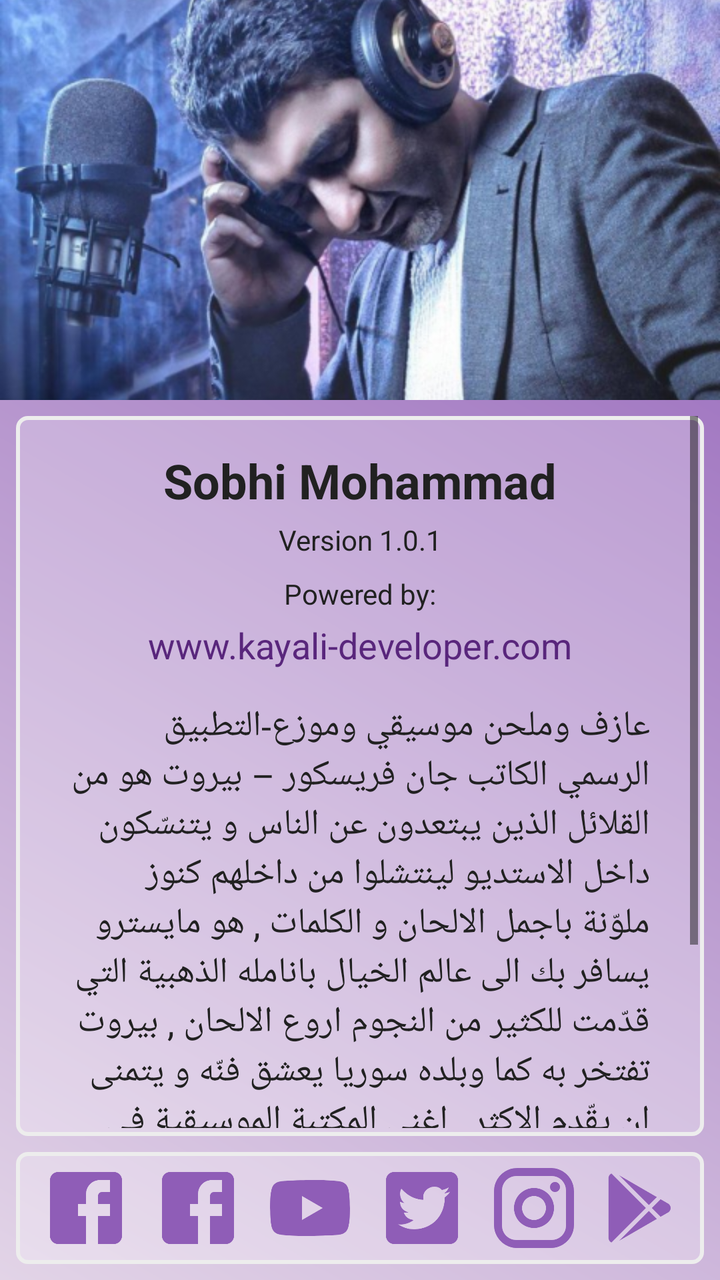
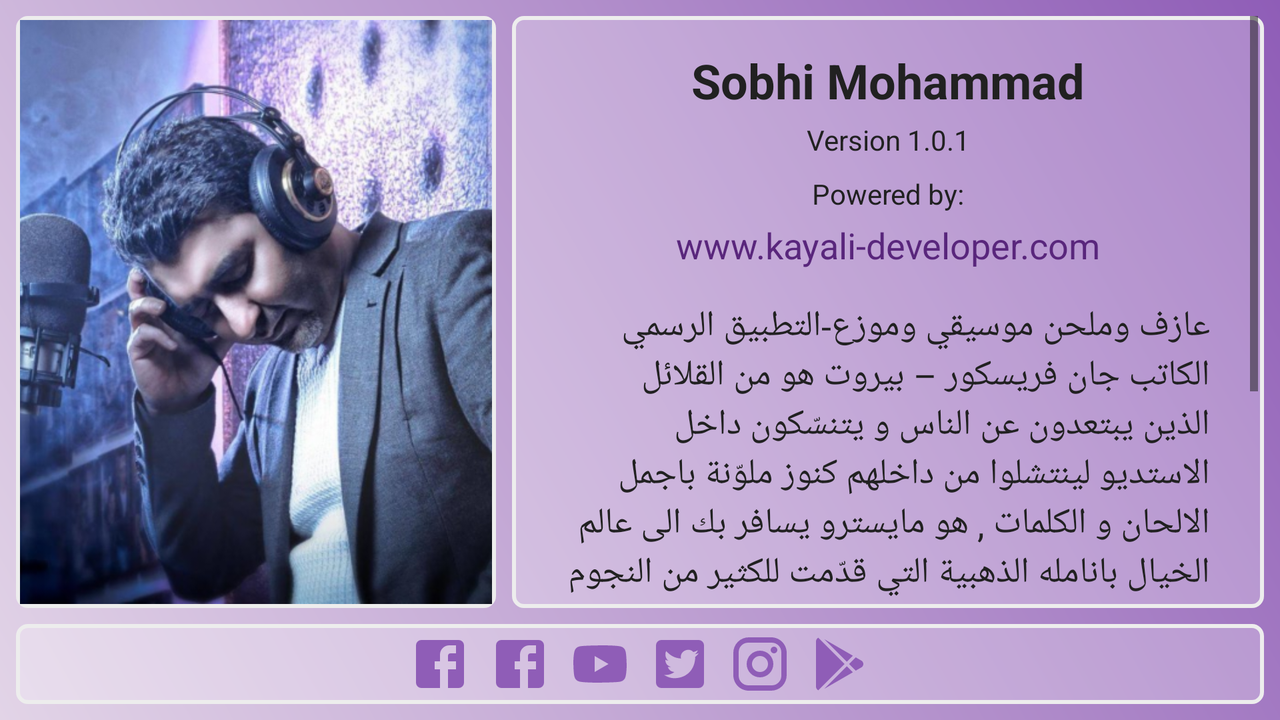

One screen, two layout resources from the same app: the default and the repository's alternative for another configuration. Each is rendered where Android would select it; the XML of both is given below.
<!-- AndroidManifest.xml: application theme AppTheme -->
<!-- res/layout/fragment_about_us.xml -->
<?xml version="1.0" encoding="utf-8"?>
<androidx.constraintlayout.widget.ConstraintLayout xmlns:android="http://schemas.android.com/apk/res/android"
    xmlns:app="http://schemas.android.com/apk/res-auto"
    android:layout_width="match_parent"
    android:layout_height="match_parent"
    android:background="@drawable/gradient"
    android:id="@+id/about_us_fragment_layout"
    android:orientation="vertical">

    <ImageView
        android:id="@+id/iv_about_us_image"
        android:layout_width="match_parent"
        android:layout_height="200dp"
        android:layout_gravity="center_horizontal"
        android:scaleType="centerCrop"
        android:src="@drawable/splash_screen_image"
        app:layout_constraintEnd_toEndOf="parent"
        app:layout_constraintStart_toStartOf="parent"
        app:layout_constraintTop_toTopOf="parent" />

    <FrameLayout
        android:paddingBottom="@dimen/mini_margin"
        android:layout_margin="@dimen/small_margin"
        android:layout_width="match_parent"
        android:layout_height="0dp"
        android:background="@drawable/field_background"
        app:layout_constraintBottom_toTopOf="@+id/icons_layout"
        app:layout_constraintEnd_toEndOf="parent"
        app:layout_constraintStart_toStartOf="parent"
        app:layout_constraintTop_toBottomOf="@+id/iv_about_us_image">

        <ScrollView
            android:id="@+id/content_layout"
            android:layout_width="match_parent"
            android:layout_height="wrap_content">

            <LinearLayout
                android:layout_width="match_parent"
                android:layout_height="wrap_content"
                android:layout_margin="@dimen/small_margin"

                android:orientation="vertical">

                <TextView
                    android:layout_width="match_parent"
                    android:layout_height="wrap_content"
                    android:paddingStart="@dimen/normal_margin"
                    android:paddingTop="@dimen/small_margin"
                    android:paddingEnd="@dimen/normal_margin"
                    android:paddingBottom="@dimen/mini_margin"
                    android:text="@string/sobhi_mohammad_translatable"
                    android:textAlignment="center"
                    android:textSize="@dimen/header_text_size"
                    android:textStyle="bold" />

                <TextView
                    android:layout_width="match_parent"
                    android:layout_height="wrap_content"
                    android:paddingStart="@dimen/normal_margin"
                    android:paddingEnd="@dimen/normal_margin"
                    android:paddingBottom="@dimen/small_margin"
                    android:text="@string/version"
                    android:textAlignment="center"
                    android:textSize="@dimen/text_size" />

                <TextView
                    android:layout_width="match_parent"
                    android:layout_height="wrap_content"
                    android:paddingStart="@dimen/normal_margin"
                    android:paddingEnd="@dimen/normal_margin"
                    android:paddingBottom="@dimen/mini_margin"
                    android:text="@string/powered_by"
                    android:textAlignment="center"
                    android:textSize="@dimen/text_size" />

                <TextView
                    android:id="@+id/tv_developer_website"
                    android:layout_width="match_parent"
                    android:layout_height="wrap_content"
                    android:paddingStart="@dimen/normal_margin"
                    android:paddingEnd="@dimen/normal_margin"
                    android:paddingBottom="@dimen/normal_margin"
                    android:text="www.kayali-developer.com"
                    android:textAlignment="center"
                    android:textColor="@color/colorPrimaryDark"
                    android:textSize="@dimen/title_text_size" />

                <TextView
                    android:layout_width="match_parent"
                    android:layout_height="wrap_content"
                    android:paddingStart="@dimen/normal_margin"
                    android:paddingEnd="@dimen/normal_margin"
                    android:paddingBottom="@dimen/normal_margin"
                    android:text="@string/about_us_text"
                    android:textSize="@dimen/title_text_size" />

            </LinearLayout>

        </ScrollView>
    </FrameLayout>

    <LinearLayout
        android:id="@+id/icons_layout"
        android:layout_width="match_parent"
        android:layout_height="wrap_content"
        android:layout_margin="@dimen/small_margin"
        android:background="@drawable/field_background"
        android:gravity="center_horizontal"
        android:orientation="horizontal"
        android:paddingTop="@dimen/mini_margin"
        android:paddingBottom="@dimen/mini_margin"
        app:layout_constraintBottom_toBottomOf="parent"
        app:layout_constraintEnd_toEndOf="parent"
        app:layout_constraintStart_toStartOf="parent">

        <ImageView
            android:id="@+id/iv_facebook"
            android:layout_width="wrap_content"
            android:layout_height="wrap_content"
            android:layout_marginStart="@dimen/small_margin"
            android:layout_marginEnd="@dimen/small_margin"
            android:src="@drawable/ic_facebook"
            android:tint="@color/colorPrimary" />

        <ImageView
            android:id="@+id/iv_facebook2"
            android:layout_width="wrap_content"
            android:layout_height="wrap_content"
            android:layout_marginEnd="@dimen/small_margin"
            android:src="@drawable/ic_facebook"
            android:tint="@color/colorPrimary" />

        <ImageView
            android:id="@+id/iv_youtube"
            android:layout_width="wrap_content"
            android:layout_height="wrap_content"
            android:layout_marginEnd="@dimen/small_margin"
            android:src="@drawable/ic_youtube"
            android:tint="@color/colorPrimary" />

        <ImageView
            android:id="@+id/iv_twitter"
            android:layout_width="wrap_content"
            android:layout_height="wrap_content"
            android:layout_marginEnd="@dimen/small_margin"
            android:src="@drawable/ic_twitter"
            android:tint="@color/colorPrimary" />

        <ImageView
            android:id="@+id/iv_instagram"
            android:layout_width="wrap_content"
            android:layout_height="wrap_content"
            android:layout_marginEnd="@dimen/small_margin"
            android:src="@drawable/ic_instagram"
            android:tint="@color/colorPrimary" />

        <ImageView
            android:id="@+id/iv_google_play"
            android:layout_width="wrap_content"
            android:layout_height="wrap_content"
            android:layout_marginEnd="@dimen/small_margin"
            android:src="@drawable/ic_google_play"
            android:tint="@color/colorPrimary" />

    </LinearLayout>
</androidx.constraintlayout.widget.ConstraintLayout>
<!-- resources referenced by this layout -->
<resources>
  <color name="colorPrimary">#8f5db7</color>
  <color name="colorPrimaryDark">#59267c</color>
  <dimen name="header_text_size">24sp</dimen>
  <dimen name="mini_margin">4dp</dimen>
  <dimen name="normal_margin">16dp</dimen>
  <dimen name="small_margin">8dp</dimen>
  <dimen name="text_size">14sp</dimen>
  <dimen name="title_text_size">18sp</dimen>
  <!-- drawable field_background (drawable) -->
  <?xml version="1.0" encoding="UTF-8"?>
  <shape xmlns:android="http://schemas.android.com/apk/res/android">
      <solid android:color="#40ffffff"/>
      <stroke android:width="2dp" android:color="#ededed" />
      <corners android:radius="5dp"/>
      <padding android:left="3dp" android:top="0dp" android:right="3dp" android:bottom="0dp" />
  </shape>
  <!-- drawable gradient (drawable) -->
  <?xml version="1.0" encoding="utf-8"?>
  <shape xmlns:android="http://schemas.android.com/apk/res/android" android:shape="rectangle" >
      <gradient
          android:type="linear"
          android:startColor="#FFe2d4e7"
          android:endColor="#FF8f5db7"
          android:angle="45"/>
  </shape>
  <!-- drawable ic_facebook (drawable) -->
  <vector xmlns:android="http://schemas.android.com/apk/res/android"
      android:height="48dp"
      android:width="48dp"
      android:viewportWidth="24"
      android:viewportHeight="24">
      <path android:fillColor="#000" android:pathData="M5,3H19A2,2 0 0,1 21,5V19A2,2 0 0,1 19,21H5A2,2 0 0,1 3,19V5A2,2 0 0,1 5,3M18,5H15.5A3.5,3.5 0 0,0 12,8.5V11H10V14H12V21H15V14H18V11H15V9A1,1 0 0,1 16,8H18V5Z" />
  </vector>
  <!-- drawable ic_google_play (drawable) -->
  <vector xmlns:android="http://schemas.android.com/apk/res/android"
      android:height="48dp"
      android:width="48dp"
      android:viewportWidth="24"
      android:viewportHeight="24">
      <path android:fillColor="#000" android:pathData="M3,20.5V3.5C3,2.91 3.34,2.39 3.84,2.15L13.69,12L3.84,21.85C3.34,21.6 3,21.09 3,20.5M16.81,15.12L6.05,21.34L14.54,12.85L16.81,15.12M20.16,10.81C20.5,11.08 20.75,11.5 20.75,12C20.75,12.5 20.53,12.9 20.18,13.18L17.89,14.5L15.39,12L17.89,9.5L20.16,10.81M6.05,2.66L16.81,8.88L14.54,11.15L6.05,2.66Z" />
  </vector>
  <string name="about_us_text">عازف وملحن موسيقي وموزع-التطبيق الرسمي
  الكاتب جان فريسكور – بيروت هو من القلائل الذين يبتعدون عن الناس و يتنسّكون داخل الاستديو لينتشلوا من داخلهم كنوز ملوّنة باجمل الالحان و الكلمات , هو مايسترو يسافر بك الى عالم الخيال بانامله الذهبية التي قدّمت للكثير من النجوم اروع الالحان , بيروت تفتخر به كما وبلده سوريا يعشق فنّه و يتمنى ان يقّدم الاكثر , اغنى المكتبة الموسيقية في الوطن العربي بألحان اصبحت خالدة لان نسبة الاستماع اليها فاقت المعقول , هو الملحن و الموزع صبحي محمد الذي كنا في ضيافته داخل الاستديو الخاص به في لبنان</string>
  <string name="powered_by">Powered by:</string>
  <string name="sobhi_mohammad_translatable">Sobhi Mohammad</string>
  <string name="version">Version 1.0.1</string>
  <style name="AppTheme" parent="Theme.AppCompat.Light.DarkActionBar">
          
          <item name="colorPrimary">@color/colorPrimary</item>
          <item name="colorPrimaryDark">@color/colorPrimaryDark</item>
          <item name="colorAccent">@color/colorAccent</item>
          <item name="android:textColor">@color/darkTextColor</item>
          <item name="android:textColorPrimary">@color/normalTextColor</item>
          <item name="android:textColorSecondary">@color/darkTextColor</item>
          <item name="android:textSize">@dimen/text_size</item>
      </style>
  <color name="colorAccent">#991180</color>
  <color name="darkTextColor">#212121</color>
  <color name="normalTextColor">#4c007f</color>
  <!-- some entries are left out for length -->
</resources>
<!-- res/layout-land/fragment_about_us.xml (the repository's variant of the layout above) -->
<!-- drawn on the phone turned sideways -->
<?xml version="1.0" encoding="utf-8"?>
<androidx.constraintlayout.widget.ConstraintLayout xmlns:android="http://schemas.android.com/apk/res/android"
    xmlns:app="http://schemas.android.com/apk/res-auto"
    android:layout_width="match_parent"
    android:layout_height="match_parent"
    android:background="@drawable/gradient"
    android:id="@+id/about_us_fragment_layout"
    android:orientation="vertical">

    <FrameLayout
        android:background="@drawable/field_background"
        android:layout_margin="@dimen/small_margin"
        android:padding="2dp"
        app:layout_constraintBottom_toTopOf="@+id/icons_layout"
        app:layout_constraintStart_toStartOf="parent"
        app:layout_constraintTop_toTopOf="parent"
        android:id="@+id/about_us_image_layout"
        android:layout_width="240dp"
        android:layout_height="0dp">

    <ImageView
        android:id="@+id/iv_about_us_image"
        android:layout_width="match_parent"
        android:layout_height="match_parent"
        android:layout_gravity="center_horizontal"
        android:scaleType="centerCrop"
        android:src="@drawable/splash_screen_image" />
    </FrameLayout>

    <FrameLayout
        android:paddingBottom="@dimen/mini_margin"
        android:layout_margin="@dimen/small_margin"
        android:layout_width="0dp"
        android:layout_height="0dp"
        android:background="@drawable/field_background"
        app:layout_constraintTop_toTopOf="parent"
        app:layout_constraintEnd_toEndOf="parent"
        app:layout_constraintStart_toEndOf="@id/about_us_image_layout"
        app:layout_constraintBottom_toTopOf="@+id/icons_layout">

        <ScrollView
            android:id="@+id/content_layout"
            android:layout_width="match_parent"
            android:layout_height="wrap_content">

            <LinearLayout
                android:layout_width="match_parent"
                android:layout_height="wrap_content"
                android:layout_margin="@dimen/small_margin"

                android:orientation="vertical">

                <TextView
                    android:layout_width="match_parent"
                    android:layout_height="wrap_content"
                    android:paddingStart="@dimen/normal_margin"
                    android:paddingTop="@dimen/small_margin"
                    android:paddingEnd="@dimen/normal_margin"
                    android:paddingBottom="@dimen/mini_margin"
                    android:text="@string/sobhi_mohammad_translatable"
                    android:textAlignment="center"
                    android:textSize="@dimen/header_text_size"
                    android:textStyle="bold" />

                <TextView
                    android:layout_width="match_parent"
                    android:layout_height="wrap_content"
                    android:paddingStart="@dimen/normal_margin"
                    android:paddingEnd="@dimen/normal_margin"
                    android:paddingBottom="@dimen/small_margin"
                    android:text="@string/version"
                    android:textAlignment="center"
                    android:textSize="@dimen/text_size" />

                <TextView
                    android:layout_width="match_parent"
                    android:layout_height="wrap_content"
                    android:paddingStart="@dimen/normal_margin"
                    android:paddingEnd="@dimen/normal_margin"
                    android:paddingBottom="@dimen/mini_margin"
                    android:text="@string/powered_by"
                    android:textAlignment="center"
                    android:textSize="@dimen/text_size" />

                <TextView
                    android:id="@+id/tv_developer_website"
                    android:layout_width="match_parent"
                    android:layout_height="wrap_content"
                    android:paddingStart="@dimen/normal_margin"
                    android:paddingEnd="@dimen/normal_margin"
                    android:paddingBottom="@dimen/normal_margin"
                    android:text="www.kayali-developer.com"
                    android:textAlignment="center"
                    android:textColor="@color/colorPrimaryDark"
                    android:textSize="@dimen/title_text_size" />

                <TextView
                    android:layout_width="match_parent"
                    android:layout_height="wrap_content"
                    android:paddingStart="@dimen/normal_margin"
                    android:paddingEnd="@dimen/normal_margin"
                    android:paddingBottom="@dimen/normal_margin"
                    android:text="@string/about_us_text"
                    android:textSize="@dimen/title_text_size" />

            </LinearLayout>

        </ScrollView>
    </FrameLayout>

    <LinearLayout
        android:id="@+id/icons_layout"
        android:layout_width="match_parent"
        android:layout_height="wrap_content"
        android:layout_margin="@dimen/small_margin"
        android:background="@drawable/field_background"
        android:gravity="center_horizontal"
        android:orientation="horizontal"
        android:paddingTop="@dimen/mini_margin"
        android:paddingBottom="@dimen/mini_margin"
        app:layout_constraintBottom_toBottomOf="parent"
        app:layout_constraintEnd_toEndOf="parent"
        app:layout_constraintStart_toStartOf="parent">

        <ImageView
            android:id="@+id/iv_facebook"
            android:layout_width="32dp"
            android:layout_height="32dp"
            android:layout_marginStart="@dimen/small_margin"
            android:layout_marginEnd="@dimen/small_margin"
            android:src="@drawable/ic_facebook"
            android:tint="@color/colorPrimary" />

        <ImageView
            android:id="@+id/iv_facebook2"
            android:layout_width="32dp"
            android:layout_height="32dp"
            android:layout_marginEnd="@dimen/small_margin"
            android:src="@drawable/ic_facebook"
            android:tint="@color/colorPrimary" />

        <ImageView
            android:id="@+id/iv_youtube"
            android:layout_width="32dp"
            android:layout_height="32dp"
            android:layout_marginEnd="@dimen/small_margin"
            android:src="@drawable/ic_youtube"
            android:tint="@color/colorPrimary" />

        <ImageView
            android:id="@+id/iv_twitter"
            android:layout_width="32dp"
            android:layout_height="32dp"
            android:layout_marginEnd="@dimen/small_margin"
            android:src="@drawable/ic_twitter"
            android:tint="@color/colorPrimary" />

        <ImageView
            android:id="@+id/iv_instagram"
            android:layout_width="32dp"
            android:layout_height="32dp"
            android:layout_marginEnd="@dimen/small_margin"
            android:src="@drawable/ic_instagram"
            android:tint="@color/colorPrimary" />

        <ImageView
            android:id="@+id/iv_google_play"
            android:layout_width="32dp"
            android:layout_height="32dp"
            android:layout_marginEnd="@dimen/small_margin"
            android:src="@drawable/ic_google_play"
            android:tint="@color/colorPrimary" />

    </LinearLayout>
</androidx.constraintlayout.widget.ConstraintLayout>
